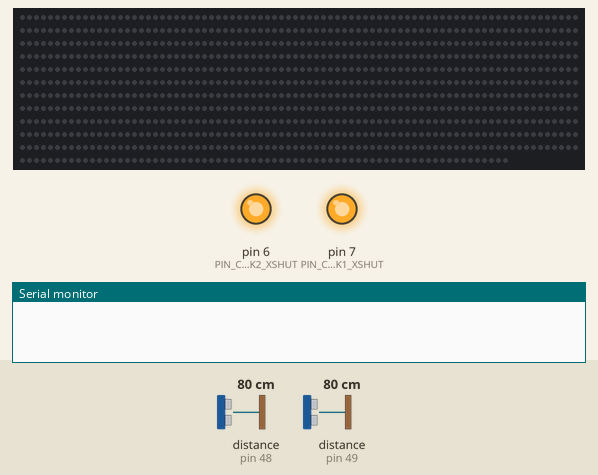
Recording of a sketch running on a simulated Arduino Uno, built with avr-gcc and run on an emulated ATmega328P. Parts: 950 RGB LEDs in strip order, left to right, continuing on the next row, output pins drawn as LEDs (lit = HIGH), the last lines printed to the serial monitor. The test bench sets the inputs (shaded band); at power-on: distance to the obstacle (sensors on pin 48, pin 49) 80 cm. The echo pulse lasts 58.3 µs per cm; dim RGB values are drawn brighter than linear; random numbers use the default seed unless the sketch sets one.

Above: at 1.2 s.
1.3 s: distance to the obstacle (sensor on pin 48) set to 74 cm
4.3 s: distance to the obstacle (sensor on pin 48) set to 67 cm
At 6.1 s:
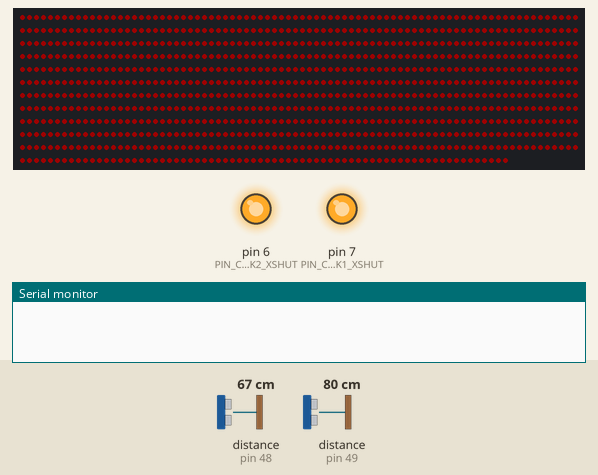
7.0 s: distance to the obstacle (sensor on pin 49) set to 67 cm
At 9.9 s:
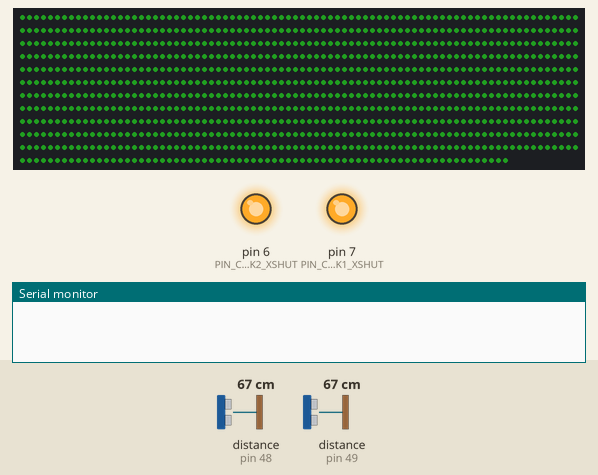
10.0 s: distance to the obstacle (sensor on pin 48) set to 9 cm
12.4 s: distance to the obstacle (sensor on pin 49) set to 2 cm
13.9 s: distance to the obstacle (sensor on pin 48) set to 18 cm
At 54.0 s:
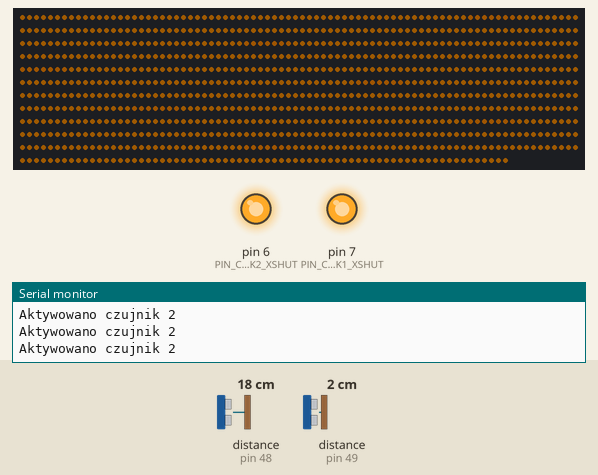
Timing chart, 0 to 54.6 s (numbered marks = the images above; inputs shaded):
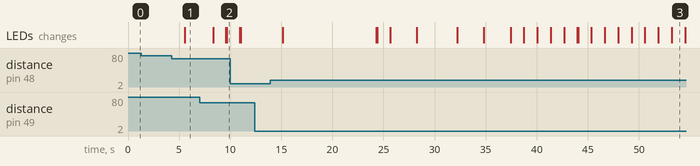

The sketch:

wersja-oryginalna.ino
```cpp
#define BUFFER_SIZE 64
#include <Arduino.h>
#include <Adafruit_VL53L0X.h>
#include <Adafruit_NeoPixel.h>

// Adresy czujników VL53L0X
#define ADRES_LOX1 0x30
#define ADRES_LOX2 0x31

// Pin do podłączenia diod LED
#define PIN_LED 8
#define ILOSC_LED 950

// Piny do obsługi XSHUT czujników
#define PIN_CZUJNIK1_XSHUT 7
#define PIN_CZUJNIK2_XSHUT 6
#define JASNOSC 30  // Ustaw jasność na wartość od 0 do 255
#define KROK_TECZY 512  // Zwiększony krok tęczy


char buffer[BUFFER_SIZE];
int bufferIndex = 0;

// Inicjalizacja obiektów do obsługi czujników i diod LED
Adafruit_VL53L0X loxCzujnik1;
Adafruit_VL53L0X loxCzujnik2;
Adafruit_NeoPixel strip(ILOSC_LED, PIN_LED, NEO_GRB + NEO_KHZ800);

// Zmienne przechowujące odległości od czujników i aktualne animacje
int odleglosc1 = 0;                    // Odległość od przeszkody czujnika 1
int odleglosc2 = 0;                    // Odległość od przeszkody czujnika 2
int aktualnaAnimacjaCzujnika1 = 0;     // Numer aktualnej animacji dla czujnika 1
int aktualnaAnimacjaCzujnika2 = 0;     // Numer aktualnej animacji dla czujnika 2

// Stałe do konfiguracji programu
const int liczbaAnimacji = 3;          // Liczba dostępnych animacji
const int minimalnaOdleglosc = 150;    // Minimalna odległość do aktywacji czujników
const int maksymalnaOdleglosc = 700;   // Maksymalna odległość do aktywacji czujników
const int szybkoscZmianyJasnosci = 100; // Szybkość zmiany jasności diod LED
const int timingBudget = 83000;        // Czas pomiaru czujników VL53L0X w mikrosekundach

// Flaga aktywacji czujników
bool czujnik1Aktywny = false;          // Flaga aktywacji ruchu dla czujnika 1
bool czujnik2Aktywny = false;          // Flaga aktywacji ruchu dla czujnika 2

// Czasy do kontrolowania zmian animacji i świecenia
const long czasZmianyAnimacji = 4000;          // Okres czasu między zmianami animacji
const long czasSwiecenia = 18000;               // Czas trwania świecenia diod LED po wykryciu ruchu
const long czasZablokowaniaCzujnikow = 3000;   // Czas blokowania czujników po detekcji ruchu

unsigned long ostatniCzas = 0;
unsigned long aktualnyKatTeczy = 0;
unsigned long poprzedniCzasAnimacjiTecza = 0;
unsigned long poprzedniCzasTecza = 0;
const int interwalAnimacjiTecza = 200; // Czas między klatkami animacji w milisekundach

unsigned long poprzedniCzasGwiezdneNiebo = 0;
const int interwalAnimacjiGwiezdneNiebo = 100; // Czas między klatkami animacji w milisekundach


unsigned long czasZmianyAnimacjiCzujnik1 = 0;  // Czas ostatniej zmiany animacji dla czujnika 1
unsigned long czasZmianyAnimacjiCzujnik2 = 0;  // Czas ostatniej zmiany animacji dla czujnika 2
unsigned long czasRozpoczeciaSwiecenia = 0;    // Czas rozpoczęcia świecenia diod LED po detekcji ruchu
unsigned long czasZablokowania = 0;             // Czas blokowania czujników po detekcji ruchu
unsigned long czasTrwaniaNiskiejOdleglosciCzujnik1 = 0;
unsigned long czasTrwaniaNiskiejOdleglosciCzujnik2 = 0;
const unsigned long minimalnyCzasNiskiejOdleglosci = 3000; // 3 sekund
const unsigned long czasOczekiwaniaPoZmianie = 3000; // 3 sekundy


// Funkcja do monitorowania dostępnej pamięci dynamicznej
int freeMemory() {
  char* buf;
  int size = 1024; // Wybierz dowolny rozmiar większy niż oczekiwane zużycie pamięci

  while ((buf = (char*)malloc(--size)) == NULL);

  free(buf);
  return size;
}


// Funkcja inicjalizująca czujniki
void initSensors() {
  Wire.begin();

  // Inicjalizacja czujnika 1
  pinMode(PIN_CZUJNIK1_XSHUT, OUTPUT);
  digitalWrite(PIN_CZUJNIK1_XSHUT, LOW);
  delay(10);
  digitalWrite(PIN_CZUJNIK1_XSHUT, HIGH);
  delay(10);
  if (!loxCzujnik1.begin(ADRES_LOX1)) {
    Serial.println("Błąd inicjalizacji czujnika 1!");
    while (1)
      ;
  }
  loxCzujnik1.setMeasurementTimingBudgetMicroSeconds(timingBudget);

  // Inicjalizacja czujnika 2
  pinMode(PIN_CZUJNIK2_XSHUT, OUTPUT);
  digitalWrite(PIN_CZUJNIK2_XSHUT, LOW);
  delay(10);
  digitalWrite(PIN_CZUJNIK2_XSHUT, HIGH);
  delay(10);
  if (!loxCzujnik2.begin(ADRES_LOX2)) {
    Serial.println("Błąd inicjalizacji czujnika 2!");
    while (1)
      ;
  }
  loxCzujnik2.setMeasurementTimingBudgetMicroSeconds(timingBudget);
}

// Funkcja zmieniająca animację
void zmienAnimacje(int &aktualnaAnimacja) {
  int nowaAnimacja = (aktualnaAnimacja + 1) % liczbaAnimacji;
  aktualnaAnimacja = nowaAnimacja;

 // Serial.print("                  Zmieniono animację. Nowa animacja: ");
 // Serial.println(aktualnaAnimacja);
}

// Funkcja animacji "Gwiezdne Niebo"
void gwiezdneNiebo() {
  static const int czasMigotania = 1000;  // Czas trwania migotania gwiazd (w milisekundach)
  static unsigned long poprzedniCzas = 0;

  unsigned long aktualnyCzas = millis();

  if (aktualnyCzas - poprzedniCzas >= czasMigotania) {
    int indeksGwiazdy = random(ILOSC_LED);
    uint32_t kolorGwiazdy = strip.Color(random(256), random(256), random(256));

    strip.setPixelColor(indeksGwiazdy, kolorGwiazdy);
    strip.show();

    poprzedniCzas = aktualnyCzas;
  }
}


// Funkcje obsługujące animacje dla poszczególnych czujników
void animacjaCzujnika1() {
  // Wyświetlenie informacji o aktualnej animacji dla czujnika 1 w konsoli
 // Serial.println("Aktualna animacja dla czujnika 1: " + String(aktualnaAnimacjaCzujnika1));

  // Wybór animacji w zależności od wartości aktualnaAnimacjaCzujnika1
  switch (aktualnaAnimacjaCzujnika1) {
    case 0:
      // Animacja 0 - Czerwony kolor
        animacjaTeczy();     // zmienie sie bardzo pomału tylko wtedy gdy na czujniku jest przeszkoda, a ma być tecza w ruchoma

      break;
    case 1:
      // Animacja 1 - Niebieski kolor
      for (int i = 0; i < ILOSC_LED; i++) {
        strip.setPixelColor(i, strip.Color(50, 50, 255));
      }
      break;
    case 2:
      // Animacja 2 - Tęcza
for (int i = 0; i < ILOSC_LED; i++) {
        strip.setPixelColor(i, strip.Color(255, 50, 0));
}
      break;
  }

  // Ustawienie jasności oświetlenia i aktualizacja wyświetlania
 // strip.setBrightness(30);
  strip.show();
}

void animacjaCzujnika2() {
  // Wyświetlenie informacji o aktualnej animacji dla czujnika 2 w konsoli
 // Serial.println("Aktualna animacja dla czujnika 2: " + String(aktualnaAnimacjaCzujnika2));

  // Wybór animacji w zależności od wartości aktualnaAnimacjaCzujnika2
  switch (aktualnaAnimacjaCzujnika2) {
    case 0:
      // Animacja 0 - Zielony kolor
      for (int i = 0; i < ILOSC_LED; i++) {
        strip.setPixelColor(i, strip.Color(50, 255, 50));
      }
      break;
    case 1:
      // Animacja 1 - Niebo
  gwiezdneNiebo();
      break;
    case 2:
      // Animacja 2 - Cyjan kolor
      for (int i = 0; i < ILOSC_LED; i++) {
        strip.setPixelColor(i, strip.Color(50, 155, 155));
      }
      break;
  }

  // Ustawienie jasności oświetlenia i aktualizacja wyświetlania
 // strip.setBrightness(30);
  strip.show();
}


void obslugaBledow(String komunikat) {
  // Obsługa błędów, np. wyświetlenie komunikatu o błędzie w konsoli
  Serial.println("Błąd: " + komunikat);
}

void setup() {
  Serial.begin(9600);
  strip.setBrightness(JASNOSC); // Ustaw jasność diod LED

  strip.begin();
  strip.show();

  initSensors();
}

void loop() {
  readSensors();
  kontrolaSwiecenia();
  zmienAnimacjeCzujnik1();
  zmienAnimacjeCzujnik2();


/*
int availableMemory = freeMemory();
  Serial.print("Dostępna pamięć dynamiczna: ");
  Serial.print(availableMemory);
  Serial.println(" bajtów");
*/
  // Sprawdzenie błędów transmisji
  while (Serial.available() > 0) {
    int bytesRead = Serial.readBytes(buffer + bufferIndex, BUFFER_SIZE - bufferIndex);
    bufferIndex += bytesRead;
    buffer[bufferIndex] = '\0';

    if (bufferIndex >= BUFFER_SIZE - 1) {
      Serial.println("Przepełnienie bufora, czyszczenie...");
      clearBuffer();
    }
  }

}

void clearBuffer() {
  bufferIndex = 0;
  memset(buffer, 0, BUFFER_SIZE);
}


void zmienAnimacjeCzujnik1() {
  // Sprawdzenie, czy odległość od czujnika 1 jest mniejsza niż 70 mm
  if (odleglosc1 < 70) {
    // Sprawdzenie, czy czujnik 1 nie jest aktywny
    if (!czujnik1Aktywny) {
      // Aktualizacja czasu zmiany animacji i aktywacja czujnika 1
      czasZmianyAnimacjiCzujnik1 = millis();
      czujnik1Aktywny = true;
      Serial.println("Aktywowano czujnik 1");
    }

    // Obliczenie czasu trwania niskiej odległości od czujnika 1
    czasTrwaniaNiskiejOdleglosciCzujnik1 = millis() - czasZmianyAnimacjiCzujnik1;

    // Sprawdzenie, czy czas trwania niskiej odległości przekroczył minimalny czas
    if (czasTrwaniaNiskiejOdleglosciCzujnik1 >= minimalnyCzasNiskiejOdleglosci) {
      // Zmiana aktualnej animacji czujnika 1
      zmienAnimacje(aktualnaAnimacjaCzujnika1);
      Serial.println("Zmieniono animację czujnika 1");
      // Oczekiwanie przez określony czas po zmianie animacji
      //delay(czasOczekiwaniaPoZmianie);
          czujnik1Aktywny = false;

    }
  } else {
    // Wyłączenie aktywacji czujnika 1 i resetowanie czasu trwania niskiej odległości
    czujnik1Aktywny = false;
    czasTrwaniaNiskiejOdleglosciCzujnik1 = 0;
  }
}

void zmienAnimacjeCzujnik2() {
  // Sprawdzenie, czy odległość od czujnika 2 jest mniejsza niż 70 mm
  if (odleglosc2 < 70) {
    // Sprawdzenie, czy czujnik 2 nie jest aktywny
    if (!czujnik2Aktywny) {
      // Aktualizacja czasu zmiany animacji i aktywacja czujnika 2
      czasZmianyAnimacjiCzujnik2 = millis();
      czujnik2Aktywny = true;
      Serial.println("Aktywowano czujnik 2");
    }

    // Obliczenie czasu trwania niskiej odległości od czujnika 2
    czasTrwaniaNiskiejOdleglosciCzujnik2 = millis() - czasZmianyAnimacjiCzujnik2;

    // Sprawdzenie, czy czas trwania niskiej odległości przekroczył minimalny czas
    if (czasTrwaniaNiskiejOdleglosciCzujnik2 >= minimalnyCzasNiskiejOdleglosci) {
      // Zmiana aktualnej animacji czujnika 2
      zmienAnimacje(aktualnaAnimacjaCzujnika2);
      Serial.println("Zmieniono animację czujnika 2");
      // Oczekiwanie przez określony czas po zmianie animacji
      //delay(czasOczekiwaniaPoZmianie);
          czujnik2Aktywny = false;

    }
  } else {
    // Wyłączenie aktywacji czujnika 2 i resetowanie czasu trwania niskiej odległości
    czujnik2Aktywny = false;
    czasTrwaniaNiskiejOdleglosciCzujnik2 = 0;
  }
}


void readSensors() {
  // Deklaracja struktur przechowujących dane pomiarowe z czujników
  VL53L0X_RangingMeasurementData_t daneCzujnika1;
  VL53L0X_RangingMeasurementData_t daneCzujnika2;

  // Wykonanie pomiaru odległości dla czujnika 1
  loxCzujnik1.rangingTest(&daneCzujnika1, false);

  // Wykonanie pomiaru odległości dla czujnika 2
  loxCzujnik2.rangingTest(&daneCzujnika2, false);

  // Przypisanie zmierzonych odległości do zmiennych odleglosc1 i odleglosc2
  odleglosc1 = daneCzujnika1.RangeMilliMeter;
  odleglosc2 = daneCzujnika2.RangeMilliMeter;

  // Wyświetlenie zmierzonych odległości w konsoli
 // Serial.print("1: ");
/// Serial.print(odleglosc1);
//Serial.print(" mm ");

 // Serial.print(" 2: ");
//  Serial.print(odleglosc2);
 // Serial.println(" mm ");

  // Sprawdzenie warunku czasowego, czy można aktywować czujniki
  if (millis() - czasZablokowania >= czasZablokowaniaCzujnikow) {
    // Aktywacja czujnika 1, jeśli spełnione są warunki odległości
    if (!czujnik1Aktywny && odleglosc1 >= minimalnaOdleglosc && odleglosc1 <= maksymalnaOdleglosc) {
      czujnik1Aktywny = true;
      czujnik2Aktywny = false;
      czasZablokowania = millis() + czasZablokowaniaCzujnikow;

      // Wywołanie funkcji animującej dla czujnika 1
      animacjaCzujnika1();


    }

    // Aktywacja czujnika 2, jeśli spełnione są warunki odległości
    if (!czujnik2Aktywny && odleglosc2 >= minimalnaOdleglosc && odleglosc2 <= maksymalnaOdleglosc) {
      czujnik2Aktywny = true;
      czujnik1Aktywny = false;
      czasZablokowania = millis() + czasZablokowaniaCzujnikow;

      // Wywołanie funkcji animującej dla czujnika 2
      animacjaCzujnika2();


    }
  }
}

void animacjaTeczy() {
  unsigned long teraz = millis();

  if (teraz - ostatniCzas >= 0) {
    ostatniCzas = teraz;

    for (int i = 0; i < ILOSC_LED; i++) {
      // Oblicz kąt tęczy dla każdego piksela
      int katTeczy = (aktualnyKatTeczy + (i * KROK_TECZY) / (ILOSC_LED - 1)) % 65536;

      // Konwertuj kąt tęczy na RGB i ustaw kolor piksela
      uint32_t kolor = strip.gamma32(strip.ColorHSV(katTeczy, 255, 255));
      strip.setPixelColor(i, kolor);
    }

        // Ustawienie jasności oświetlenia i aktualizacja wyświetlania
      //strip.setBrightness(30);
      strip.show();

    // Płynny ruch tęczy
    aktualnyKatTeczy = (aktualnyKatTeczy + 256) % 65536;
  }
}


void kontrolaSwiecenia() {
  unsigned long aktualnyCzas = millis();

  // Sprawdzenie aktywacji czujników i rozpoczęcie świecenia    //if ((czujnik1Aktywny || czujnik2Aktywny) && czasRozpoczeciaSwiecenia == 0) {: Warunek sprawdzający, czy któryś z czujników (czujnik1 lub czujnik2) jest aktywny (czujnik1Aktywny lub czujnik2Aktywny), oraz czy czas rozpoczęcia świecenia (czasRozpoczeciaSwiecenia) jest równy 0. Jeśli warunek jest spełniony, ustawia czas rozpoczęcia świecenia na aktualny czas.
  if ((czujnik1Aktywny || czujnik2Aktywny) && czasRozpoczeciaSwiecenia == 0) {
    czasRozpoczeciaSwiecenia = aktualnyCzas;
  }

  // Wyłączenie czujnika1, jeśli przekroczono maksymalną odległość  //if (czujnik1Aktywny && odleglosc1 > maksymalnaOdleglosc) {: Warunek sprawdzający, czy czujnik1 jest aktywny (czujnik1Aktywny) i jednocześnie odległość odleglosc1 jest większa niż maksymalna dopuszczalna odległość (maksymalnaOdleglosc). Jeśli warunek jest spełniony, wyłącza czujnik1.
  if (czujnik1Aktywny && odleglosc1 > maksymalnaOdleglosc) {
    czujnik1Aktywny = false;
  }

  // Wyłączenie czujnika2, jeśli przekroczono maksymalną odległość   //if (czujnik2Aktywny && odleglosc2 > maksymalnaOdleglosc) {: Warunek sprawdzający, czy czujnik2 jest aktywny (czujnik2Aktywny) i jednocześnie odległość odleglosc2 jest większa niż maksymalna dopuszczalna odległość (maksymalnaOdleglosc). Jeśli warunek jest spełniony, wyłącza czujnik2.
  if (czujnik2Aktywny && odleglosc2 > maksymalnaOdleglosc) {
    czujnik2Aktywny = false;
  }

  // Sprawdzenie czasu trwania świecenia      //if (aktualnyCzas - czasRozpoczeciaSwiecenia >= czasSwiecenia) {: Warunek sprawdzający, czy czas od rozpoczęcia świecenia (różnica między aktualnym czasem a czasem rozpoczęcia) jest większy lub równy czasowi trwania świecenia (czasSwiecenia).
  if (aktualnyCzas - czasRozpoczeciaSwiecenia >= czasSwiecenia) {
    // Wyłączenie obu czujników     //Wewnątrz powyższego warunku następuje wyłączenie obu czujników (czujnik1Aktywny = false; i czujnik2Aktywny = false;), resetowanie czasu rozpoczęcia świecenia (czasRozpoczeciaSwiecenia = 0;) oraz wyłączenie oświetlenia poprzez ustawienie wszystkich pikseli na czarny kolor
    czujnik1Aktywny = false;
    czujnik2Aktywny = false;
    czasRozpoczeciaSwiecenia = 0;

    // Wyłączenie oświetlenia (ustawienie pikseli na czarny kolor)
    for (int i = 0; i < ILOSC_LED; i++) {
      strip.setPixelColor(i, strip.Color(0, 0, 0));
    }
    //strip.setBrightness(30);
    strip.show();
  }
}
```

Measured:
- the behaviour switches between 71 and 70 cm on distance to the obstacle (sensor on pin 48) (found by bisection; images 0 and 1)
- the behaviour switches between 71 and 70 cm on distance to the obstacle (sensor on pin 49) (found by bisection; images 1 and 2)
- after the input at 1.3 s, every drawn part: stays the same
- after the input at 4.3 s, the LEDs: change after 1.3 s (image 1)
- after the input at 7.0 s, the LEDs: change after 1.3 s (image 2)
